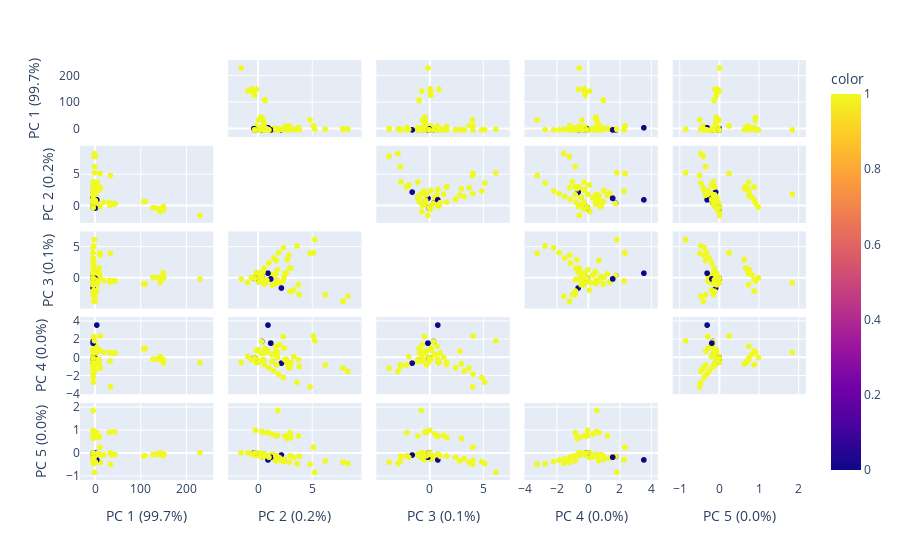

Notebook cell for this chart:
### Code cell
import pandas as pd
import plotly.express as px
from sklearn import preprocessing

le = preprocessing.LabelEncoder()

df = pd.read_csv('./dataset.csv')
features = df.drop(columns=['no', 'class']).columns
df['class'] = le.fit_transform(df['class'])


pca = PCA()
components = pca.fit_transform(df[features[0:5]])
labels = {
    str(i): f"PC {i+1} ({var:.1f}%)"
    for i, var in enumerate(pca.explained_variance_ratio_ * 100)
}

fig = px.scatter_matrix(
    components,
    labels=labels,
    dimensions=range(5),
    color=df["class"]
)
fig.update_traces(diagonal_visible=False)
fig.show()

### Figure 1 — Plotly figure (JSON) as saved in the notebook; plotly's stock layout.template omitted (floating-point values rounded to 4 significant figures; data arrays with more than 128 entries replaced by an {"elided": "..."} marker saying what was removed)
{"data": [{"diagonal": {"visible": false}, "dimensions": [{"axis": {"matches": true}, "label": "PC 1 (99.7%)", "values": {"elided": "1000 float values"}}, {"axis": {"matches": true}, "label": "PC 2 (0.2%)", "values": {"elided": "1000 float values"}}, {"axis": {"matches": true}, "label": "PC 3 (0.1%)", "values": {"elided": "1000 float values"}}, {"axis": {"matches": true}, "label": "PC 4 (0.0%)", "values": {"elided": "1000 float values"}}, {"axis": {"matches": true}, "label": "PC 5 (0.0%)", "values": {"elided": "1000 float values"}}], "hovertemplate": "%{xaxis.title.text}=%{x}<br>%{yaxis.title.text}=%{y}<br>color=%{marker.color}<extra></extra>", "legendgroup": "", "marker": {"color": {"elided": "1000 int values"}, "coloraxis": "coloraxis", "symbol": "circle"}, "name": "", "showlegend": false, "type": "splom"}], "layout": {"coloraxis": {"colorbar": {"title": {"text": "color"}}, "colorscale": [[0, "#0d0887"], [0.1111, "#46039f"], [0.2222, "#7201a8"], [0.3333, "#9c179e"], [0.4444, "#bd3786"], [0.5556, "#d8576b"], [0.6667, "#ed7953"], [0.7778, "#fb9f3a"], [0.8889, "#fdca26"], [1, "#f0f921"]]}, "dragmode": "select", "legend": {"tracegroupgap": 0}, "margin": {"t": 60}}}
